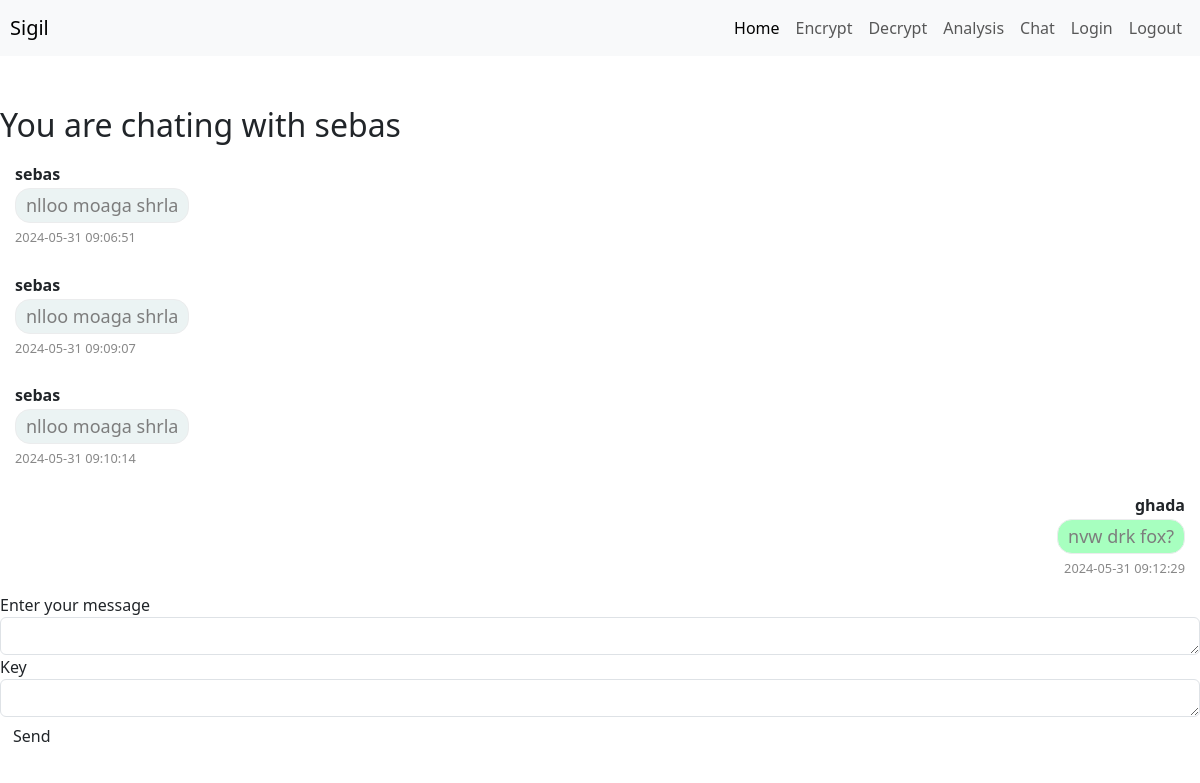
The app's page /chat/1 (signed in), older data.
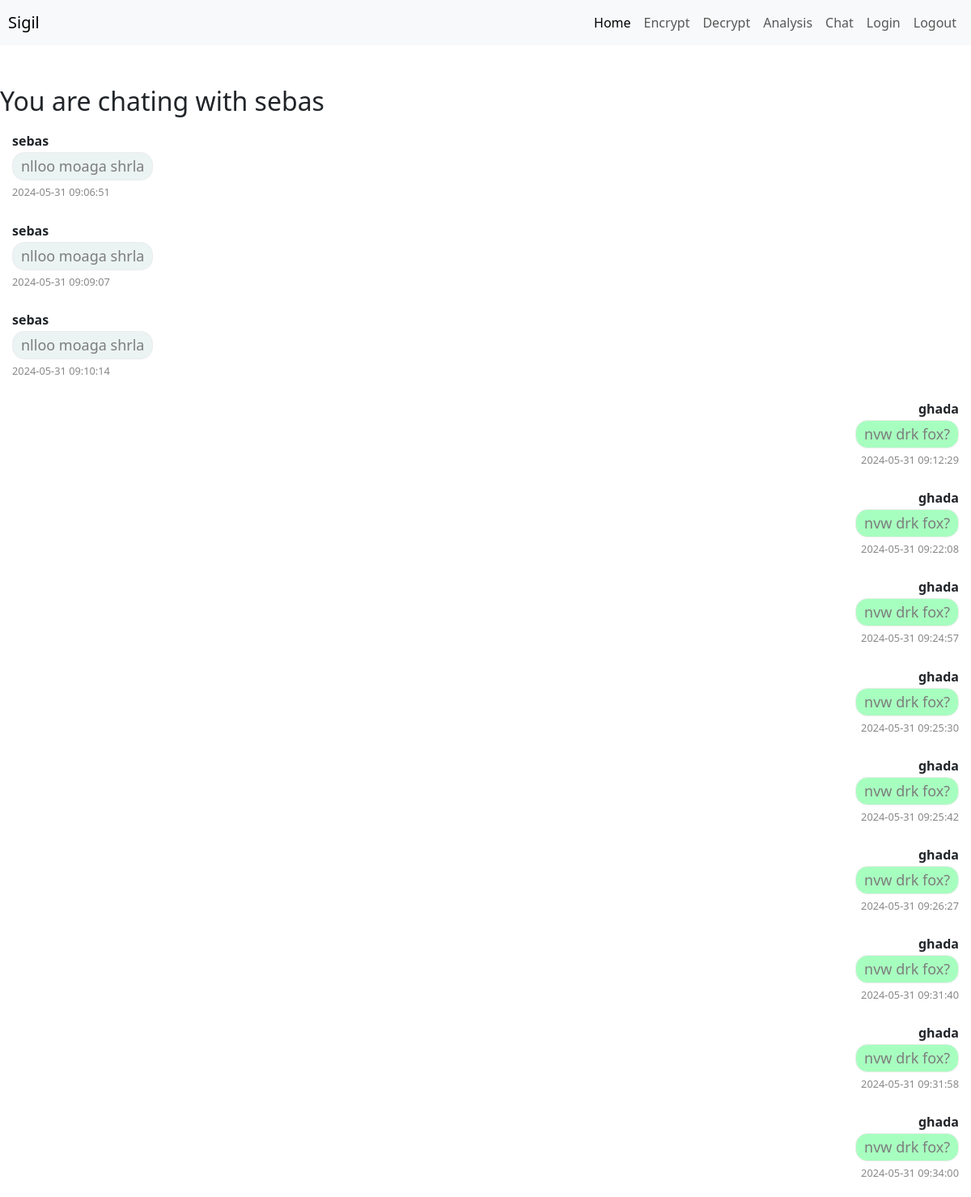
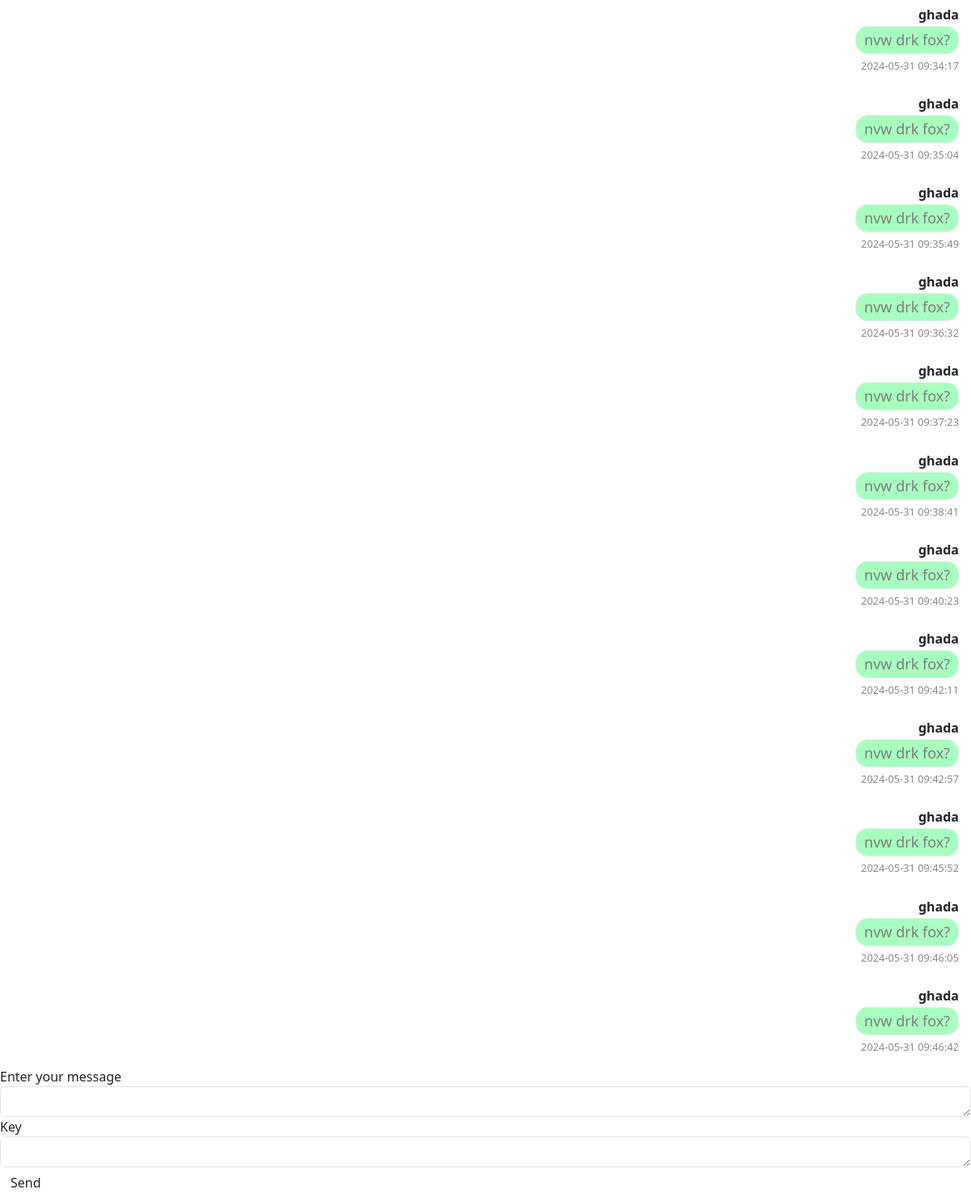
The same page, newer data (2 pictures, top to bottom).
### tables this page shows
CREATE TABLE users (id INTEGER PRIMARY KEY AUTOINCREMENT NOT NULL, username TEXT NOT NULL, hash TEXT NOT NULL);

CREATE TABLE messages(

id INTEGER PRIMARY KEY AUTOINCREMENT NOT NULL,

chat_id INTEGER NOT NULL,

sender_id INTEGER NOT NULL,

message TEXT NOT NULL,

datetime NUMERIC,

sender_username TEXT NOT NULL,
FOREIGN KEY(chat_id) REFERENCES chats(id),

FOREIGN KEY(sender_id) REFERENCES users(id)

);

### app.py (the view)
@app.route("/chat/<chatid>", methods=["GET", "POST"])
@login_required
def chat(chatid):
    messages=db.execute("SELECT * FROM messages WHERE chat_id=?", chatid)
    user=db.execute("SELECT username FROM users WHERE (id = (SELECT sender_id FROM chats WHERE id=?) OR (SELECT receiver_id FROM chats WHERE id=?)) AND id!=?", chatid, chatid, session["user_id"])
    if request.method=="POST":
        text=request.form.get("text")
        key=request.form.get("key")
        if text and key:
            encrypted=crypto.substitution(text,key)
            sender_username=db.execute("SELECT username FROM users WHERE id=? ", session["user_id"])[0]["username"]
            db.execute("INSERT INTO messages (chat_id,sender_id,message,datetime,sender_username) VALUES(?,?,?,datetime(),?)", chatid, session["user_id"], encrypted,sender_username)
            messages=db.execute("SELECT * FROM messages WHERE chat_id=?", chatid)
            return render_template("chat.html", chatid=chatid, messages=messages, user=user)
        else:
            return render_template("chat.html", chatid=chatid, messages=messages, user=user)
    else:
        return render_template("chat.html", chatid=chatid,messages=messages, user=user)

### helpers.py (called while the page is built)
def login_required(f):
    @wraps(f)
    def decorated_function(*args, **kwargs):
        if session.get("user_id") is None:
            return redirect("/login")
        return f(*args, **kwargs)
    return decorated_function

### templates/chat.html (shortened to what this page needs)
{% extends "layout.html" %}
{% block main %}
    <h2>You are chating with {{user[0].username}}</h2>
    {% for message in messages %}
        <div class="message{% if message.sender_username!=user[0].username %} right{% endif %}">
            <div class="message-user">{{message.sender_username}}</div>
            <div class="message-text">{{message.message}}</div>
            <div class="message-date">{{message.datetime}}</div>
        </div>
    {% endfor %}
    <form action="/chat/{{chatid}}" method="post">
        <label for="text">Enter your message</label>
        <textarea class="form-control" id="text" name="text" rows="1" required></textarea>
        <label for="key">Key</label>
        <textarea class="form-control" id="key" name="key" rows="1" required></textarea>
        <button class="btn" type="submit">Send</button>
    </form>
{% endblock %}

### templates/layout.html (shortened to what this page needs)
<!DOCTYPE html>
<html lang="en">
<head>
    <link href="https://cdn.jsdelivr.net/npm/bootstrap@5.3.3/dist/css/bootstrap.min.css" rel="stylesheet">
    <link href="/static/styles.css" rel="stylesheet">
</head>
<body>
    <nav class="navbar navbar-expand-lg navbar-light bg-light">
      <a class="navbar-brand" href="/">Sigil</a>
      <div class="collapse navbar-collapse" id="navbarNavAltMarkup">
        <div class="navbar-nav">
          <a class="nav-item nav-link active" href="/">Home </a>
          <a class="nav-item nav-link" href="/encrypt">Encrypt</a>
          <a class="nav-item nav-link" href="/decrypt">Decrypt</a>
          <a class="nav-item nav-link" href="/analysis">Analysis</a>
          <a class="nav-item nav-link" href="/chat">Chat</a>
          <a class="nav-item nav-link" href="/login">Login</a>
          <a class="nav-item nav-link" href="/logout">Logout</a>
        </div>
      </div>
    </nav>
    {% block main %}{% endblock %}
</body>
</html>

### static/styles.css (style rules this page uses)
nav { margin-bottom: 50px; }
.navbar-brand { padding-left: 10px; }
.navbar-nav { margin-left: auto; }
#navbarNavAltMarkup { padding-right: 10px; }
.message { padding: 10px; margin: 5px; border-radius: 5px; max-width: 60%; }
.right { text-align: right; margin-left:auto; }
.message-text { width:fit-content; border: 1px solid rgb(235, 236, 237); border-radius: 15px; margin-top: 2px; padding: 3px 10px 3px 10px; background-color: rgb(235, 243, 243); color: rgb(125, 125, 125); font-size: large; }
.right > .message-text { margin-left: auto; background-color: rgb(167, 255, 191); }
.message-user { font-weight: bold; }
.message-date { font-size: 0.8em; color: #888; margin-top: 5px; }

Row changes from the older to the newer data that the page shows:
added messages: sender_username "ghada", message "nvw drk fox?", datetime "2024-05-31 09:22:08"
added messages: sender_username "ghada", message "nvw drk fox?", datetime "2024-05-31 09:24:57"
added messages: sender_username "ghada", message "nvw drk fox?", datetime "2024-05-31 09:25:30"
added messages: sender_username "ghada", message "nvw drk fox?", datetime "2024-05-31 09:25:42"
added messages: sender_username "ghada", message "nvw drk fox?", datetime "2024-05-31 09:26:27"
added messages: sender_username "ghada", message "nvw drk fox?", datetime "2024-05-31 09:31:40"
added messages: sender_username "ghada", message "nvw drk fox?", datetime "2024-05-31 09:31:58"
added messages: sender_username "ghada", message "nvw drk fox?", datetime "2024-05-31 09:34:00"
added messages: sender_username "ghada", message "nvw drk fox?", datetime "2024-05-31 09:34:17"
added messages: sender_username "ghada", message "nvw drk fox?", datetime "2024-05-31 09:35:04"
added messages: sender_username "ghada", message "nvw drk fox?", datetime "2024-05-31 09:35:49"
added messages: sender_username "ghada", message "nvw drk fox?", datetime "2024-05-31 09:36:32"
added messages: sender_username "ghada", message "nvw drk fox?", datetime "2024-05-31 09:37:23"
added messages: sender_username "ghada", message "nvw drk fox?", datetime "2024-05-31 09:38:41"
added messages: sender_username "ghada", message "nvw drk fox?", datetime "2024-05-31 09:40:23"
added messages: sender_username "ghada", message "nvw drk fox?", datetime "2024-05-31 09:42:11"
added messages: sender_username "ghada", message "nvw drk fox?", datetime "2024-05-31 09:42:57"
added messages: sender_username "ghada", message "nvw drk fox?", datetime "2024-05-31 09:45:52"
added messages: sender_username "ghada", message "nvw drk fox?", datetime "2024-05-31 09:46:05"
added messages: sender_username "ghada", message "nvw drk fox?", datetime "2024-05-31 09:46:42"
